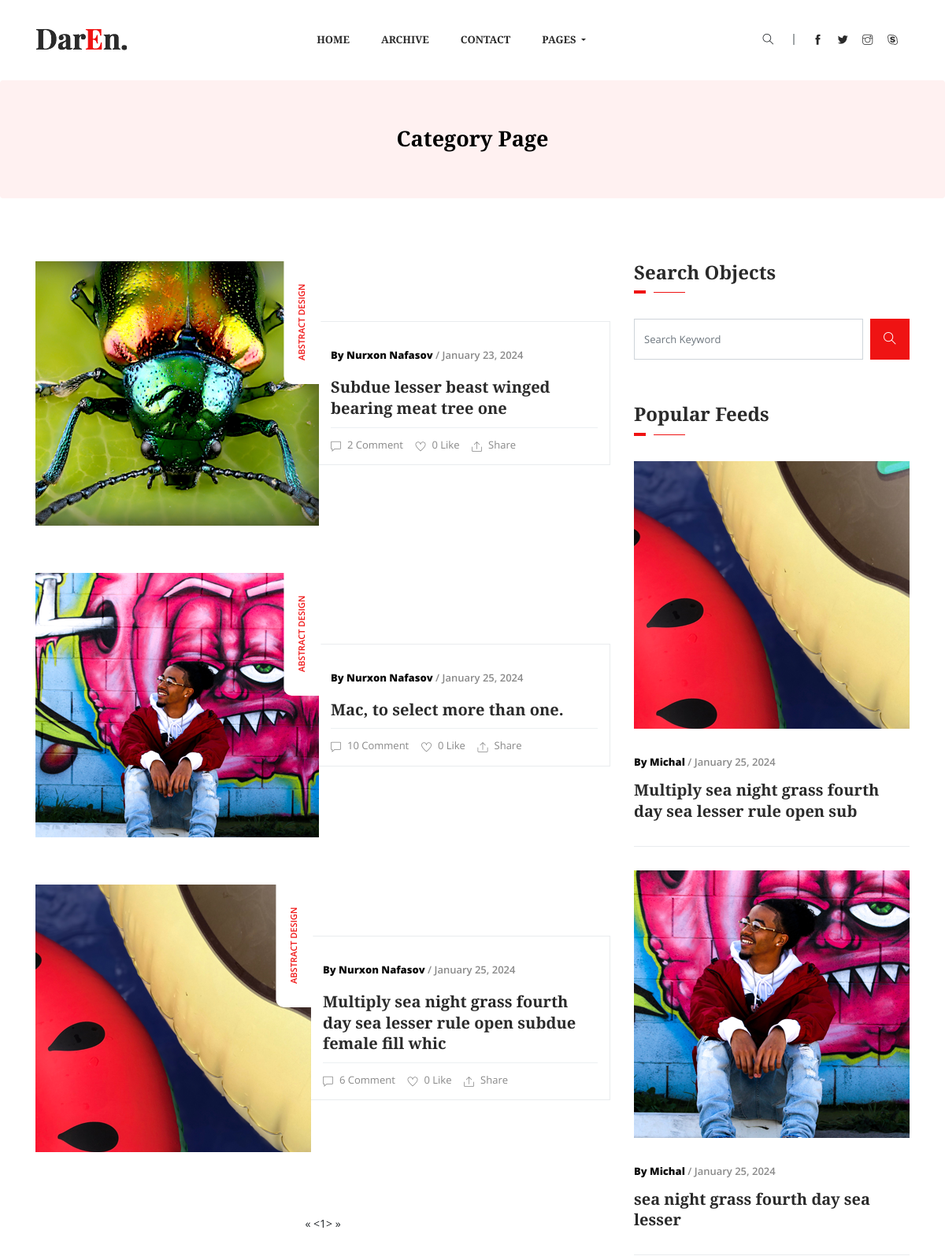
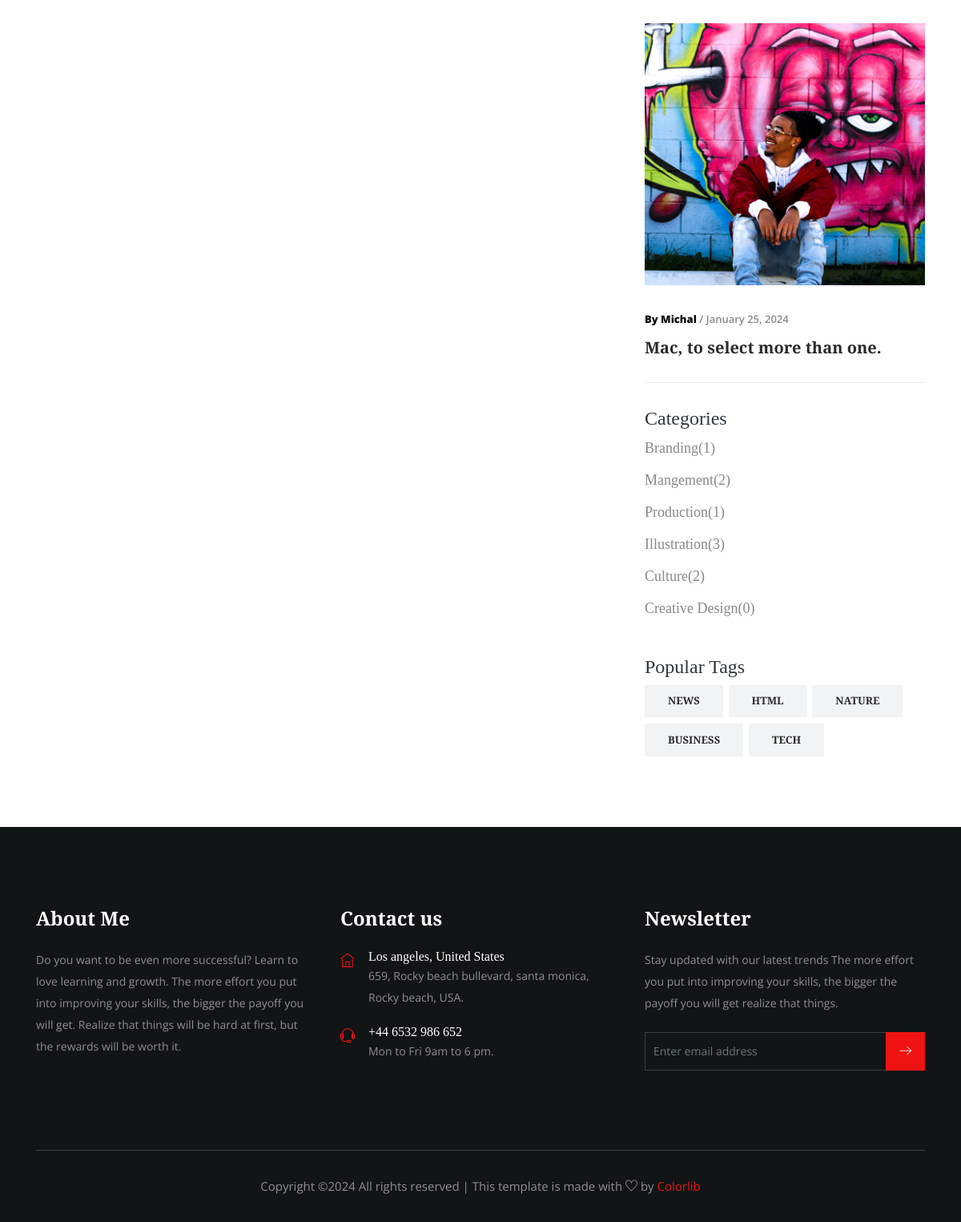
Screenshot of /article/category/list/?tag=HTML with the database file from the repository (2 pictures, top to bottom).
### article/models.py (models this page shows, shortened)
class Article(models.Model):
    category = models.ForeignKey(Category, on_delete=models.SET_NULL, null=True, blank=True)
    author = models.ForeignKey(Author, on_delete=models.SET_NULL, null=True, blank=True)
    tags = models.ManyToManyField(Tags, )
    title = models.CharField(max_length=255)
    slug = models.SlugField(editable=True, )
    image = models.ImageField(upload_to='articles/', )
    modified_date = models.DateTimeField(auto_now=True)
    created_date = models.DateTimeField(auto_now_add=True)

class Author(models.Model):
    name = models.CharField(max_length=255)
    image = models.ImageField(upload_to='articles/author')
    bio = models.TextField()

class Category(models.Model):
    title = models.CharField(max_length=255)
    def __str__(self):
        return self.title

class Tags(models.Model):
    title = models.CharField(max_length=255)
    def __str__(self):
        return self.title

### article/views.py (the view)
# urls.py: path('category/list/', category_view, name='category')
def category_view(request):
    tags = Tags.objects.order_by("-id")
    categories = Category.objects.order_by("-id")
    articles = Article.objects.all()
    category = request.GET.get('cat')
    tag = request.GET.get('tag')
    q = request.GET.get('q')
    if q:
        q = Q(title__icontains=q)
        articles = articles.filter(q).order_by('-id')
    if category:
        articles = articles.filter(category__title__exact=category)
    if tag:
        articles = articles.filter(tags__title__exact=tag)
    paginator = Paginator(articles, 8)
    page = request.GET.get('page')
    articles = paginator.get_page(page)
    context = {
        'objects': articles,
        'tags': tags,
        'categories': categories,
    }
    return render(request, 'article/category.html', context)

### main/templatetags/footer_article.py (called while the page is built)
@register.simple_tag
def footer_article():
    return Article.objects.order_by("-id")[:3]

### templates/article/category.html (shortened to what this page needs)
{% extends 'base.html' %}
{% load static %}
{% block content %}
    {% load footer_article %}
    {% footer_article as footer_article %}
    <section class="breadcrumb breadcrumb_bg">
        <div class="container">
            <div class="row">
                <div class="col-lg-12">
                    <div class="breadcrumb_iner text-center">
                        <div class="breadcrumb_iner_item">
                            <h2>Category Page</h2>
                        </div>
                    </div>
                </div>
            </div>
        </div>
    </section>
    <section class="all_post section_padding">
        <div class="container">
            <div class="row">
                <div class="col-lg-8">
                    {% for object in objects %}
                        <div class="single_post media post_3">
                            <div class="single_post_img">
                                <img src="{{ object.image.url }}" alt>
                                <a href="{% url 'article:category' %}?cat={{ object.category.title }}"
                                   class="category_btn">abstract design</a>
                            </div>
                            <div class="post_text_1 media-body align-self-center">
                                <p><span> By {{ object.author.name }}</span> / {{ object.created_date|date:'F d, Y' }}</p>
                                <a href="{% url 'article:article_detail' object.slug %}">
                                    <h3>{{ object.title|safe|slice:'80' }}</h3>
                                </a>
                                <div class="post_icon">
                                    <ul>
                                        <li><i class="ti-comment"></i>{{ object.comment_set.count }} Comment</li>
                                        <li><i class="ti-heart"></i>0 Like</li>
                                        <li><i class="ti-export"></i>Share</li>
                                    </ul>
                                </div>
                            </div>
                        </div>
                    {% endfor %}
                    <div class="load_btn text-center">
                        {% include 'paginator.html' with object_list=objects %}
                    </div>
                </div>
                <div class="col-lg-4">
                    <div class="sidebar_widget">
                        <div class="sidebar_tittle">
                            <h3>Search Objects</h3>
                        </div>
                        <form action="#">
                            <div class="form-group">
                                <div class="input-group mb-3">
                                    <input name="q" type="text" class="form-control" placeholder="Search Keyword"
                                           onfocus="this.placeholder = ''" onblur="this.placeholder = 'Search Keyword'">
                                    <div class="input-group-append">
                                        <button class="btn" type="button"><i class="ti-search"></i></button>
                                    </div>
                                </div>
                            </div>
                        </form>
                        <div class="sidebar_tittle">
                            <h3>Popular Feeds</h3>
                        </div>
                        {% for foo in footer_article %}
                            <div class="single_catagory_post post_2 single_border_bottom">
                                <div class="category_post_img">
                                    <img src="{{ foo.image.url }}" alt>
                                </div>
                                <div class="post_text_1 pr_30">
                                    <p><span> By Michal</span> / {{ foo.created_date|date:'F d, Y' }}</p>
                                    <a href="{% url 'article:article_detail' foo.slug %}">
                                        <h3>{{ foo.title|safe|slice:'60' }}</h3>
                                    </a>
                                </div>
                            </div>
                        {% endfor %}
                    </div>
                    <div class="sidebar_tittle">
                        <h3>Categories</h3>
                    </div>
                    <div class="single_catagory_item category">
                        <ul class="list-unstyled">
                            {% for category in categories %}
                                <li>
                                    <a href="{% url 'article:category' %}?cat={{ category.title }}">{{ category }}({{ category.article_set.count }})</a>
                                </li>
                            {% endfor %}
                        </ul>
                    </div>
                    <div class="sidebar_tittle">
                        <h3>Popular Tags</h3>
                    </div>
                    <div class="single_catagory_item tags">
                        <ul class="list-unstyled">
                            {% for tag in tags %}
                                <li><a href="{% url 'article:category' %}?tag={{ tag.title }}">{{ tag }}</a></li>
                            {% endfor %}
                        </ul>
                    </div>
                </div>
            </div>
        </div>
    </section>
{% endblock %}

### rows the page displays
Article: image (picture), author.name "Nurxon Nafasov", created_date "January 23, 2024", title "Subdue lesser beast winged bearing meat tree one", comment_set.count "2"
Article: image (picture), author.name "Nurxon Nafasov", created_date "January 25, 2024", title "Mac, to select more than one.", comment_set.count "10"
Article: image (picture), author.name "Nurxon Nafasov", created_date "January 25, 2024", title "Multiply sea night grass fourth day sea lesser rule open subdue female fill whic", comment_set.count "6", title "Multiply sea night grass fourth day sea lesser rule open sub"
Article: image (picture), created_date "January 25, 2024", title "sea night grass fourth day sea lesser"
Category: title "Branding", article_set.count "1"
Category: title "Mangement", article_set.count "2"
Category: title "Production", article_set.count "1"
Category: title "Illustration", article_set.count "3"
Category: title "Culture", article_set.count "2"
Category: title "Creative Design", article_set.count "0"
Tags: title "NEWS"
Tags: title "HTML"
Tags: title "NATURE"
Tags: title "BUSINESS"
Tags: title "TECH"

### other values shown
{{ i }} "1"
